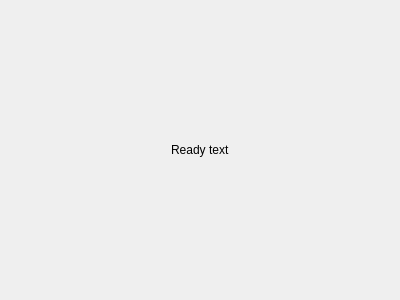
<?xml version="1.0" encoding="UTF-8"?>
<ui version="4.0">
 <class>OwncloudRegistrationFinishedPage</class>
 <widget class="QWizardPage" name="OwncloudRegistrationFinishedPage">
  <property name="geometry">
   <rect>
    <x>0</x>
    <y>0</y>
    <width>400</width>
    <height>300</height>
   </rect>
  </property>
  <property name="windowTitle">
   <string>WizardPage</string>
  </property>
  <layout class="QHBoxLayout" name="horizontalLayout">
   <item>
    <spacer name="horizontalSpacer">
     <property name="orientation">
      <enum>Qt::Horizontal</enum>
     </property>
     <property name="sizeHint" stdset="0">
      <size>
       <width>40</width>
       <height>20</height>
      </size>
     </property>
    </spacer>
   </item>
   <item>
    <layout class="QVBoxLayout" name="verticalLayout">
     <item>
      <spacer name="verticalSpacer">
       <property name="orientation">
        <enum>Qt::Vertical</enum>
       </property>
       <property name="sizeHint" stdset="0">
        <size>
         <width>20</width>
         <height>40</height>
        </size>
       </property>
      </spacer>
     </item>
     <item>
      <widget class="QLabel" name="label">
       <property name="text">
        <string>Ready text</string>
       </property>
      </widget>
     </item>
     <item>
      <spacer name="verticalSpacer_2">
       <property name="orientation">
        <enum>Qt::Vertical</enum>
       </property>
       <property name="sizeHint" stdset="0">
        <size>
         <width>20</width>
         <height>40</height>
        </size>
       </property>
      </spacer>
     </item>
    </layout>
   </item>
   <item>
    <spacer name="horizontalSpacer_2">
     <property name="orientation">
      <enum>Qt::Horizontal</enum>
     </property>
     <property name="sizeHint" stdset="0">
      <size>
       <width>40</width>
       <height>20</height>
      </size>
     </property>
    </spacer>
   </item>
  </layout>
 </widget>
 <resources/>
 <connections/>
</ui>
